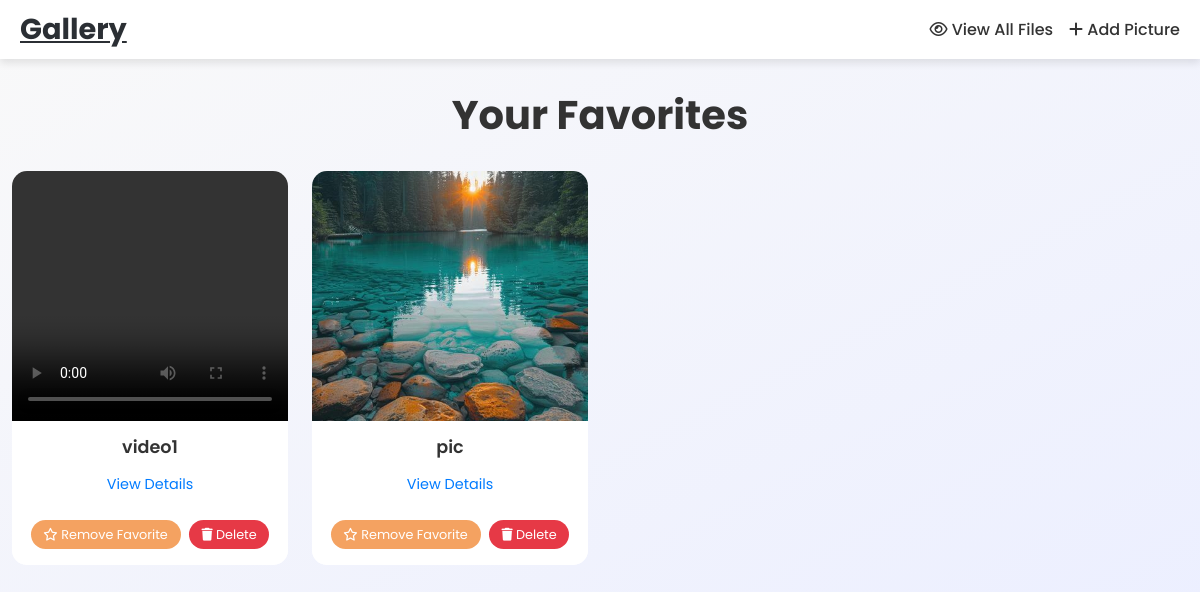
Page /fav (signed in) on the committed database.
### app/models.py (models this page shows, shortened)
class favorite(models.Model):
    user=models.ForeignKey(User,on_delete=models.CASCADE)
    gallery=models.ForeignKey(gallery,on_delete=models.CASCADE)
    date=models.DateField(auto_now_add=True)

class gallery (models.Model):
    user=models.ForeignKey(User,on_delete=models.CASCADE)
    file_id=models.TextField()
    name = models.TextField()
    file = models.FileField()
    images=models.BooleanField(default=False)
    video=models.BooleanField(default=False)
    audio=models.BooleanField(default=False)
    others=models.BooleanField(default=False)

### app/views.py (the view)
# urls.py: path('fav',views.favorites_page),
def favorites_page(request):
    user =User.objects.get(username=request.user.username)
    favorites = favorite.objects.filter( user=user)[::-1]
    return render(request, 'user_side/favorite.html' , {'favorites': favorites})

### templates/user_side/favorite.html (shortened to what this page needs)
<!DOCTYPE html>
<html lang="en">
<head>
    <link href="https://cdn.jsdelivr.net/npm/bootstrap@5.3.3/dist/css/bootstrap.min.css" rel="stylesheet">
    <link rel="stylesheet" href="https://cdnjs.cloudflare.com/ajax/libs/font-awesome/6.6.0/css/all.min.css">
</head>
<body>
    <nav class="navbar navbar-expand-lg sticky-top">
        <a href="../index" id="logo">Gallery</a>
        <div class="container">
            <div class="collapse navbar-collapse" id="navbarContent">
                <ul class="navbar-nav ms-auto">
                    <li class="nav-item">
                        <a class="nav-link" href="../view_all_file"><i class="fa-regular fa-eye"></i> View All Files</a>
                    </li>
                    <li class="nav-item">
                        <a class="nav-link" href="../add"><i class="fa-solid fa-plus"></i> Add Picture</a>
                    </li>
                </ul>
            </div>
        </div>
    </nav>
    <div id="container" class="container">
        <h1>Your Favorites</h1>
        <div class="row">
            {% for fav in favorites %}
            <div class="col-md-4 col-lg-3 mb-4">
                <div class="card">
                    {% if fav.gallery.images %}
                    <img src="{{ fav.gallery.file.url }}" class="img-fluid" alt="Image">
                    {% elif fav.gallery.video %}
                    <video controls>
                        <source src="{{ fav.gallery.file.url }}" type="video/mp4">
                    </video>
                    {% elif fav.gallery.audio %}
                    <div class="p-3">
                        <audio controls>
                            <source src="{{ fav.gallery.file.url }}" type="audio/mpeg">
                        </audio>
                    </div>
                    {% else %}
                    <div class="p-3">
                        <a href="{{ fav.gallery.file.url }}" download>Download File</a>
                    </div>
                    {% endif %}
                    <div class="card-body">
                        <h5>{{ fav.gallery.name }}</h5>
                        <a href="details/{{ fav.gallery.file_id }}">View Details</a>
                        <div class="d-flex justify-content-center gap-2 mt-3">
                            <button class="btn-action btn-fav"
                                onclick="window.location.href='remove_fav/{{ fav.gallery.id }}'">
                                <i class="fa-regular fa-star"></i> Remove Favorite
                            </button>
                            <button class="btn-action btn-delete"
                                onclick="window.location.href='fav_delete/{{ fav.gallery.id }}'">
                                <i class="fa-solid fa-trash"></i> Delete
                            </button>
                        </div>
                    </div>
                </div>
            </div>
            {% endfor %}
        </div>
    </div>
</body>
</html>

### templates/user_side/favorite.html (style rules this page uses)
body { font-family: 'Poppins', sans-serif; background: linear-gradient(to bottom right, #f9f9f9, #ecefff); margin: 0; padding: 0; }
nav { background-color: #fff; box-shadow: 0 4px 8px rgba(0, 0, 0, 0.1); }
#logo { font-size: 1.8rem; font-weight: bold; color: #2b2f34; margin-left: 20px; }
nav a.nav-link { font-size: 1rem; font-weight: 500; color: #333; transition: color 0.3s ease; }
#container { max-width: 1200px; margin: 2rem auto; }
h1 { text-align: center; color: #333; font-weight: bold; margin-bottom: 2rem; }
.card { border: none; border-radius: 15px; overflow: hidden; transition: transform 0.3s ease, box-shadow 0.3s ease; }
.card img, .card video { height: 250px; object-fit: cover; width: 100%; }
.card-body { text-align: center; padding: 1rem; background: #fff; }
.card-body h5 { font-size: 1.1rem; font-weight: 600; margin-bottom: 0.5rem; color: #333; }
.card-body a { display: inline-block; font-size: 0.9rem; color: #007bff; text-decoration: none; margin: 0.5rem 0; transition: color 0.3s ease; }
.btn-action { border: none; padding: 0.3rem 0.8rem; font-size: 0.8rem; border-radius: 15px; cursor: pointer; transition: all 0.3s ease; }
.btn-fav { background: #f4a261; color: #fff; }
.btn-delete { background: #e63946; color: #fff; }
.d-flex.gap-2 { gap: 0.5rem; }

### rows in the picture
favorite: gallery.name "video1"
favorite: gallery.file (picture), gallery.name "pic"
